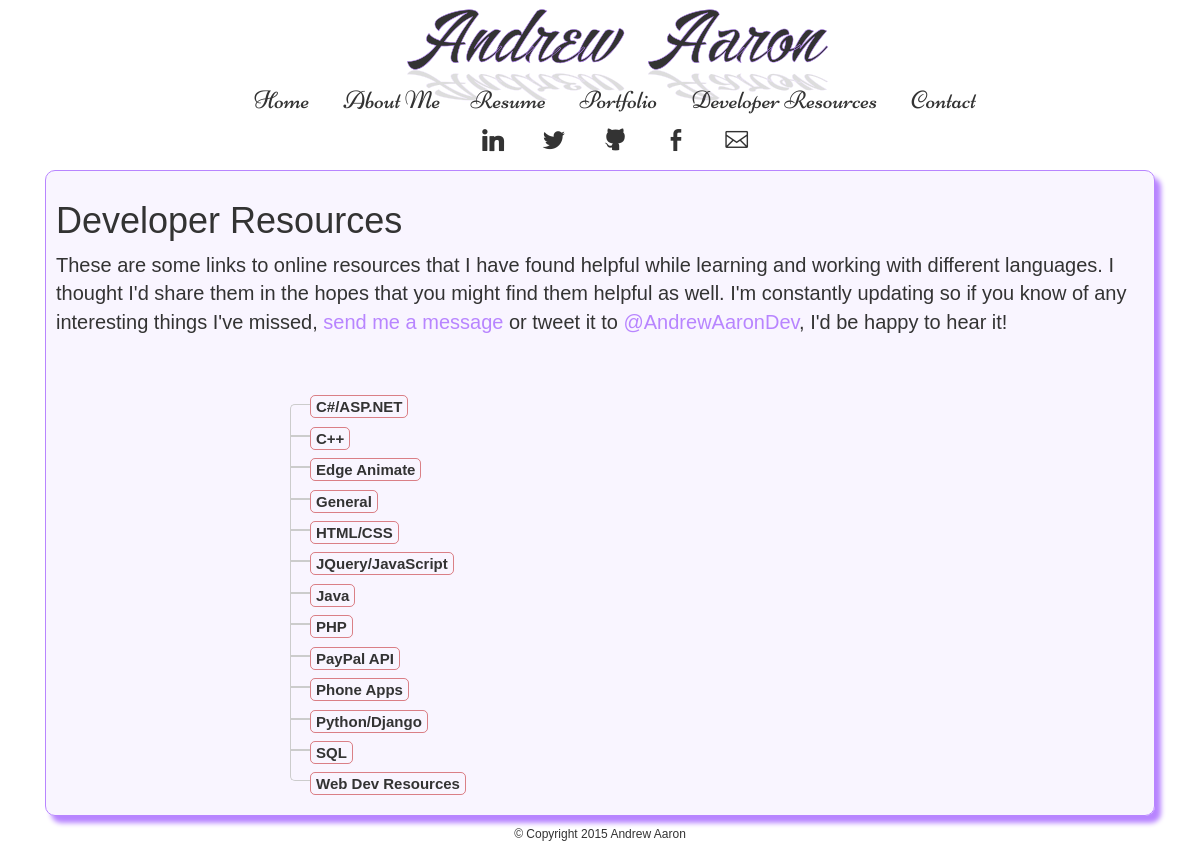
Page /developers/ on the committed database.
### mysite/models.py (models this page shows, shortened)
class Developers(models.Model):
    name = models.CharField(max_length=255)
    url = models.URLField()
    cat = models.CharField(max_length=100)

### mysite/views.py (the view)
# urls.py: url(r'^developers/$', developers,name='developers'),
def developers(request):
    return render(request, 'developers.html', {'year': datetime.now().year,'title': 'Developer Resources','list':Developers.objects.order_by('cat') })

### mysite/templates/developers.html (shortened to what this page needs)
﻿{% extends "template.html" %}
{% block main %}
<h1>Developer Resources</h1>
    <link href="../static/css/tree.css" type="text/css" rel="stylesheet" />
    <p>These are some links to online resources that I have found helpful while learning and working with different languages.  I thought I'd share them in the hopes that you might find them helpful as well.  I'm constantly updating so if you know of any interesting things I've missed,
        <a href="{% url 'contact' %}" style="color:#B885FF">send me a message</a> or tweet it to
        <a href="https://twitter.com/intent/tweet?screen_name=AndrewAaronDev" style="color:#B885FF" target="_blank" onclick="window.open(this.href, 'mywin','left=20,top=20,width=500,height=500,toolbar=1,resizable=0'); return false;">@AndrewAaronDev</a>, I'd be happy to hear it!</p>
  <ul class='tree'>
    {% for link in list %}
        {% ifchanged link.cat %}
            {% if forloop.counter > 1 %}
            </li></ul>
            {% endif %}
        <li><a>{{ link.cat }}</a><ul>
        {% endifchanged %}
    {% endfor %}
    </ul>
{% endblock %}

### mysite/templates/template.html (shortened to what this page needs)
﻿<!DOCTYPE html>
<html lang="en">
  <head>
	<link href="../static/css/bootstrap.css" rel="stylesheet">
<link href="../static/css/stylesheet.css" rel="stylesheet" type="text/css">
  </head>
  <body>
  <header id="sticky_navigation" class="hidden-print">
<nav class="aamainnav">
<ul>
<a href="{% url 'home' %}" class="aatitle">Andrew Aaron</a>
<div class="aamainlinks" id="mainlinks">
<li><a class="a" href="{% url 'home' %}">Home</a></li>
<li><a class="a" href="{% url 'about' %}">About Me</a>
<li><a class="a" href="{% url 'resume' %}">Resume</a></li>
<li><a class="a" href="{% url 'portfolio' %}">Portfolio</a></li>
<li><a class="a" href="{% url 'developers' %}">Developer Resources</a></li>
<li><a class="a" href="{% url 'contact' %}">Contact</a></li>
</div></ul>
</nav>
<ul class="soc">
    <li><a class="soc-linkedin" href="https://ca.linkedin.com/pub/andrew-aaron/101/169/762" target="_blank"></a></li>
    <li><a class="soc-twitter" href="https://twitter.com/AndrewAaronDev" target="_blank"></a></li>
    <li><a class="soc-github" href="https://github.com/andrewlouie" target="_blank"></a></li>
    <li><a class="soc-facebook" href="https://www.facebook.com/andrewlouie2" target="_blank"></a></li>
    <li><a class="soc-email2 soc-icon-last" href="mailto:andrew_louie@hotmail.com"></a></li>
</ul>
</header>
<div id="placeholder"></div>
<div class="main">
{% block main %}{% endblock %}
</div>
<footer class="hidden-print">
&copy; Copyright {{ year }} Andrew Aaron
</footer>
  </body>
</html>

### mysite/static/css/stylesheet.css (style rules this page uses)
a { color: inherit; }
a:hover,a:visited,a:link,a:active { color: inherit; text-decoration: none; }
.soc { overflow:hidden; margin:0; padding:0; list-style:none; position: relative; left: 130px; top: 0px; }
.soc li { display:inline-block; *display:inline; zoom:1; }
.soc li a { font-family:si!important; font-style:normal; font-weight:400; -webkit-font-smoothing:antialiased; -moz-osx-font-smoothing:grayscale; -webkit-box-sizing:border-box; -moz-box-sizing:border-box; -ms-box-sizing:border-box; -o-box-sizing:border-box; box-sizing:border-box; -o-transition:.1s; -ms-transition:.1s; -moz-transition:.1s; -webkit-transition:.1s; transition:.1s; -webkit-transition-property: transform; transition-property: transform; -webkit-transform: translateZ(0); transform: translateZ(0); overflow:hidden; text-decoration:none; text-align:center; display:block; position: relative; z-index: 999; width: 41px; height: 41px; line-height: 41px; font-size: 22px; -webkit-border-radius: 10px; -moz-border-radius: 10px; border-radius: 10px; margin-right: 16px; color: #333333; background-color: transparent; }
.soc-icon-last { margin:0 !important; }
.soc-linkedin:before { content:'j'; }
.soc-twitter:before { content:'a'; }
.soc-github:before { content:'Q'; }
.soc-facebook:before { content:'b'; }
.soc-email2:before { content:'.'; }
.aamainnav ul li { display: inline-block; margin: auto 15px auto 15px; height: 40px; }
.aamainnav ul { height: 40px; margin: 15px; }
.aamainnav { margin-top: 25px; }
.aamainnav a { line-height: 40px; display: inline-block; }
.aamainnav li a { font-family: nav, Cambria, "Hoefler Text", "Liberation Serif", Times, "Times New Roman", serif; font-size: 25px; }
.aatitle { font-size: 70px; font-family:aa,Cambria, "Hoefler Text", "Liberation Serif", Times, "Times New Roman", serif ; }
footer { text-align: center; font-size: 12px; margin-top: 10px; }
body { display:none; margin-left: 15px; margin-top: 30px; margin-right: 15px; max-width: 100%; }
.aatitle { -webkit-box-sizing: content-box; -moz-box-sizing: content-box; box-sizing: content-box; position: relative; border: none; color: rgba(0,0,0,1); text-align: center; -o-text-overflow: ellipsis; text-overflow: ellipsis; -webkit-text-stroke: 0.5px #B885FF; }
.aatitle::before { -webkit-box-sizing: content-box; -moz-box-sizing: content-box; box-sizing: content-box; z-index: -1; width: 100%; height: 200%; position: absolute; content: ""; top: 0; left: 0; overflow: hidden; border: none; color: rgba(0,0,0,1); text-align: center; -o-text-overflow: ellipsis; text-overflow: ellipsis; -webkit-background-origin: padding-box; background-origin: padding-box; -webkit-background-clip: border-box; background-clip: border-box; -webkit-background-size: auto auto; background-size: auto auto; text-shadow: none; -webkit-transform: scaleY(-1) ; transform: scaleY(-1) ; }
.aatitle::after { -webkit-box-sizing: content-box; -moz-box-sizing: content-box; box-sizing: content-box; z-index: 1; width: 100%; height: 100%; position: absolute; content: "Andrew Aaron"; left: 0; border: none; top:63px; color: rgba(84,84,84,1); text-align: center; -o-text-overflow: ellipsis; text-overflow: ellipsis; text-shadow: none; -webkit-transform: scaleY(-0.5) translateY(-20%) ; opacity: 0.2; transform: scaleY(-0.5) translateY(-20%) ; -webkit-transform-origin: 50% 0 0; transform-origin: 50% 0 0; }
header { background-color:rgba(0,0,0,0.00); width: 100%; position: fixed; top: 0; z-index: 1; transition: ease 750ms; }
#placeholder { display: block; height: 100px; }
.aamainlinks { float: right; }
@media (max-width: 1260px) { .aatitle { display: block; width: 100%; text-align:center; } }
@media (max-width: 1260px) { #placeholder { height: 120px; } }
@media (max-width: 1260px) { .soc { display: block; width: 100%; left: 0; text-align: center; } }
@media (max-width: 1260px) { .aamainlinks { display: block; width: 100%; text-align: center; float:left; margin-top: 15px; } }

### rows in the picture
Developers: cat "C#/ASP.NET"
Developers: cat "C++"
Developers: cat "Edge Animate"
Developers: cat "General"
Developers: cat "HTML/CSS"
Developers: cat "JQuery/JavaScript"
Developers: cat "Java"
Developers: cat "PHP"
Developers: cat "PayPal API"
Developers: cat "Phone Apps"
Developers: cat "Python/Django"
Developers: cat "SQL"
Developers: cat "Web Dev Resources"
